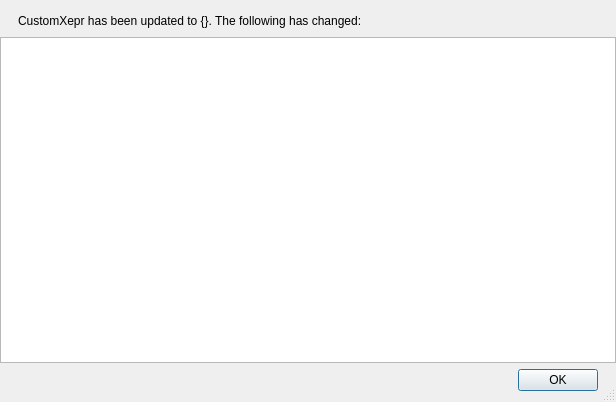
<?xml version="1.0" encoding="UTF-8"?>
<ui version="4.0">
 <class>Dialog</class>
 <widget class="QDialog" name="Dialog">
  <property name="geometry">
   <rect>
    <x>0</x>
    <y>0</y>
    <width>616</width>
    <height>402</height>
   </rect>
  </property>
  <property name="windowTitle">
   <string>CustomXepr Info</string>
  </property>
  <property name="sizeGripEnabled">
   <bool>true</bool>
  </property>
  <layout class="QGridLayout" name="gridLayout">
   <property name="leftMargin">
    <number>0</number>
   </property>
   <property name="rightMargin">
    <number>0</number>
   </property>
   <item row="2" column="2">
    <spacer name="horizontalSpacer_2">
     <property name="orientation">
      <enum>Qt::Horizontal</enum>
     </property>
     <property name="sizeType">
      <enum>QSizePolicy::Fixed</enum>
     </property>
     <property name="sizeHint" stdset="0">
      <size>
       <width>12</width>
       <height>20</height>
      </size>
     </property>
    </spacer>
   </item>
   <item row="0" column="1">
    <widget class="QLabel" name="label">
     <property name="text">
      <string>&lt;html&gt;&lt;head/&gt;&lt;body&gt;&lt;p&gt;CustomXepr has been updated to {}. The following has changed:&lt;/p&gt;&lt;/body&gt;&lt;/html&gt;</string>
     </property>
     <property name="openExternalLinks">
      <bool>true</bool>
     </property>
    </widget>
   </item>
   <item row="2" column="1">
    <widget class="QDialogButtonBox" name="buttonBox">
     <property name="orientation">
      <enum>Qt::Horizontal</enum>
     </property>
     <property name="standardButtons">
      <set>QDialogButtonBox::Ok</set>
     </property>
    </widget>
   </item>
   <item row="0" column="0">
    <spacer name="horizontalSpacer_3">
     <property name="orientation">
      <enum>Qt::Horizontal</enum>
     </property>
     <property name="sizeType">
      <enum>QSizePolicy::Fixed</enum>
     </property>
     <property name="sizeHint" stdset="0">
      <size>
       <width>12</width>
       <height>20</height>
      </size>
     </property>
    </spacer>
   </item>
   <item row="0" column="2">
    <spacer name="horizontalSpacer_4">
     <property name="orientation">
      <enum>Qt::Horizontal</enum>
     </property>
     <property name="sizeType">
      <enum>QSizePolicy::Fixed</enum>
     </property>
     <property name="sizeHint" stdset="0">
      <size>
       <width>12</width>
       <height>20</height>
      </size>
     </property>
    </spacer>
   </item>
   <item row="2" column="0">
    <spacer name="horizontalSpacer">
     <property name="orientation">
      <enum>Qt::Horizontal</enum>
     </property>
     <property name="sizeType">
      <enum>QSizePolicy::Fixed</enum>
     </property>
     <property name="sizeHint" stdset="0">
      <size>
       <width>12</width>
       <height>20</height>
      </size>
     </property>
    </spacer>
   </item>
   <item row="1" column="0" colspan="3">
    <widget class="QTextBrowser" name="textBrowser">
     <property name="styleSheet">
      <string notr="true"/>
     </property>
     <property name="frameShape">
      <enum>QFrame::StyledPanel</enum>
     </property>
     <property name="html">
      <string>&lt;!DOCTYPE HTML PUBLIC &quot;-//W3C//DTD HTML 4.0//EN&quot; &quot;http://www.w3.org/TR/REC-html40/strict.dtd&quot;&gt;
&lt;html&gt;&lt;head&gt;&lt;meta name=&quot;qrichtext&quot; content=&quot;1&quot; /&gt;&lt;style type=&quot;text/css&quot;&gt;
p, li { white-space: pre-wrap; }
&lt;/style&gt;&lt;/head&gt;&lt;body style=&quot; font-family:'.SF NS Text'; font-size:13pt; font-weight:400; font-style:normal;&quot;&gt;
&lt;p style=&quot;-qt-paragraph-type:empty; margin-top:0px; margin-bottom:12px; margin-left:0px; margin-right:0px; -qt-block-indent:0; text-indent:0px;&quot;&gt;&lt;br /&gt;&lt;/p&gt;&lt;/body&gt;&lt;/html&gt;</string>
     </property>
     <property name="openExternalLinks">
      <bool>true</bool>
     </property>
    </widget>
   </item>
  </layout>
 </widget>
 <resources/>
 <connections>
  <connection>
   <sender>buttonBox</sender>
   <signal>accepted()</signal>
   <receiver>Dialog</receiver>
   <slot>accept()</slot>
   <hints>
    <hint type="sourcelabel">
     <x>248</x>
     <y>254</y>
    </hint>
    <hint type="destinationlabel">
     <x>157</x>
     <y>274</y>
    </hint>
   </hints>
  </connection>
  <connection>
   <sender>buttonBox</sender>
   <signal>rejected()</signal>
   <receiver>Dialog</receiver>
   <slot>reject()</slot>
   <hints>
    <hint type="sourcelabel">
     <x>316</x>
     <y>260</y>
    </hint>
    <hint type="destinationlabel">
     <x>286</x>
     <y>274</y>
    </hint>
   </hints>
  </connection>
 </connections>
</ui>
